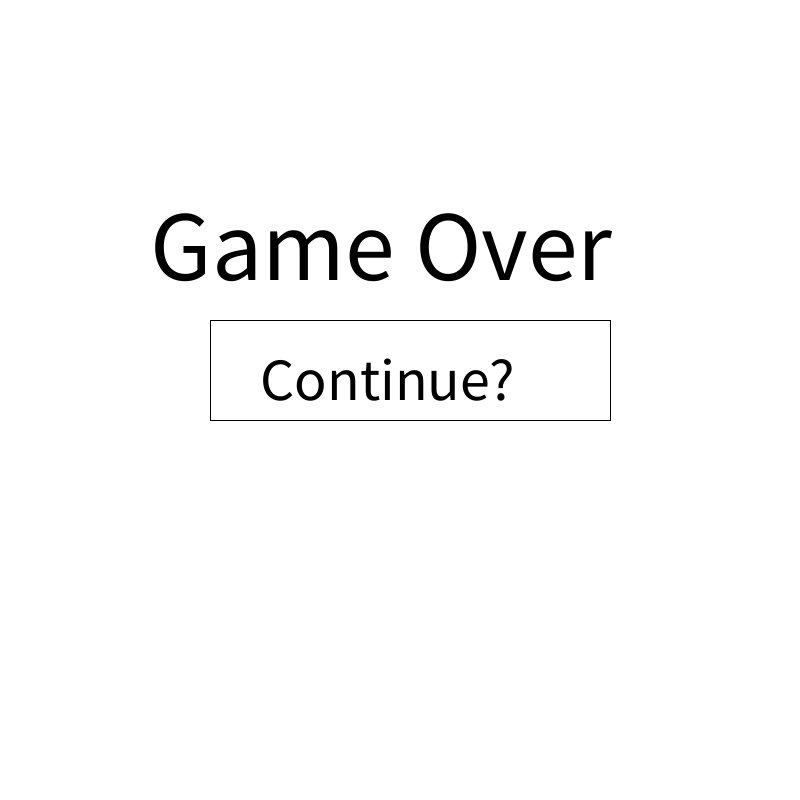
Frame 1 (no input)
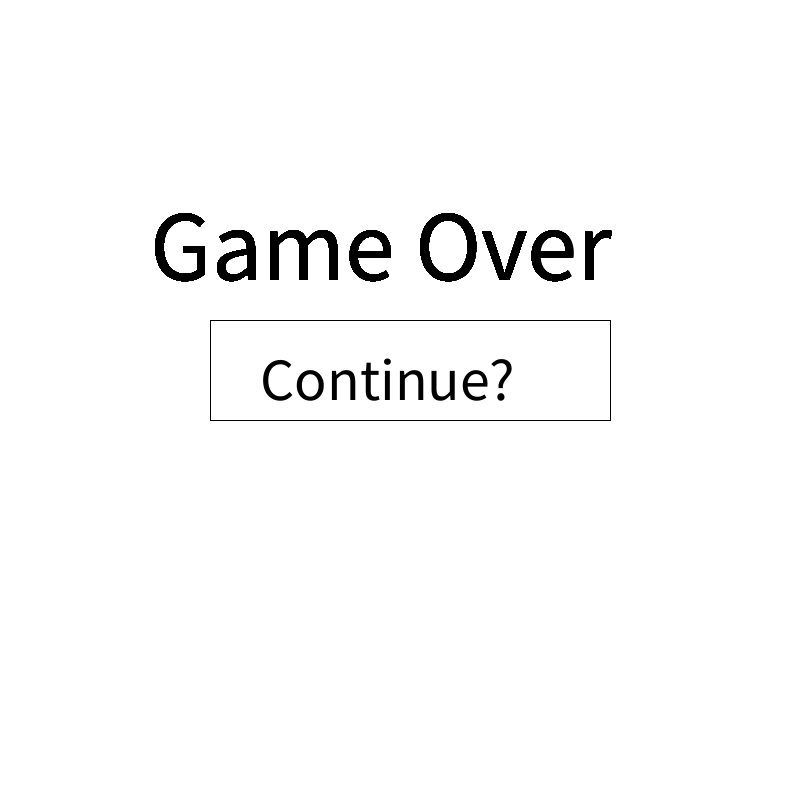
Frame 60 (the mouse pressed at the canvas centre just before this capture)
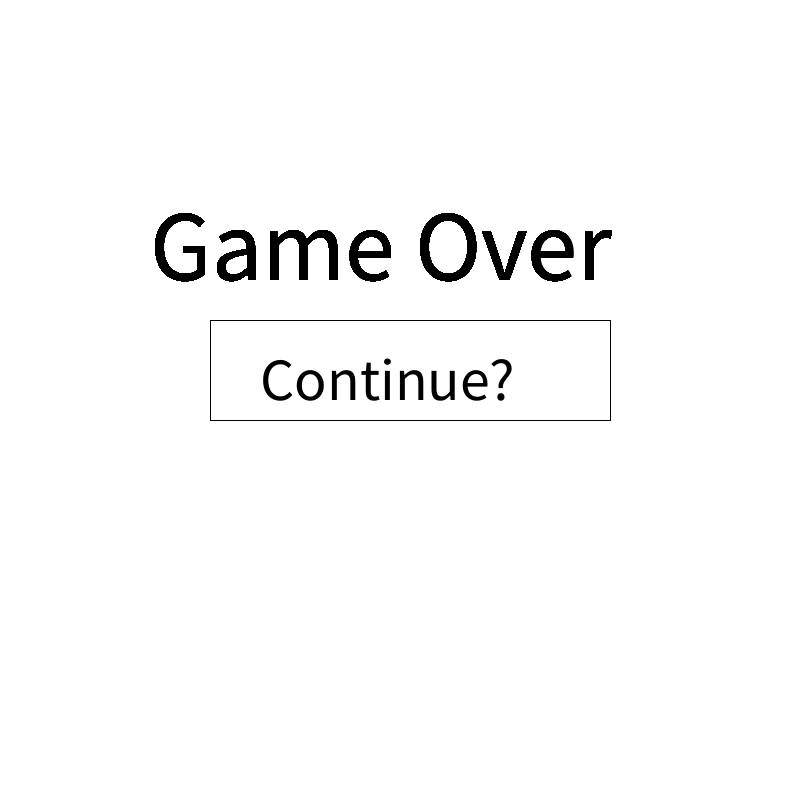
Frame 120 (the mouse held since frame 60 and released just before this capture)

The Processing sketch that drew these frames (run headless with seeded random() and noise(); from frame 60 on, the mouse is pressed at the canvas centre):

// Processing sketch: Gameover
// ── Gameover.pde


void setup(){
  size( 800, 800);
  background (255);
 
  
}


void draw(){
 fill(255);
 rect(210, 320, 400, 100);
 fill(0);
 textSize(100);
 text("Game Over",150, 280);
 fill(0);
 textSize(60);
 text("Continue?", 260, 400);
 
 
 
 
  
  
}
